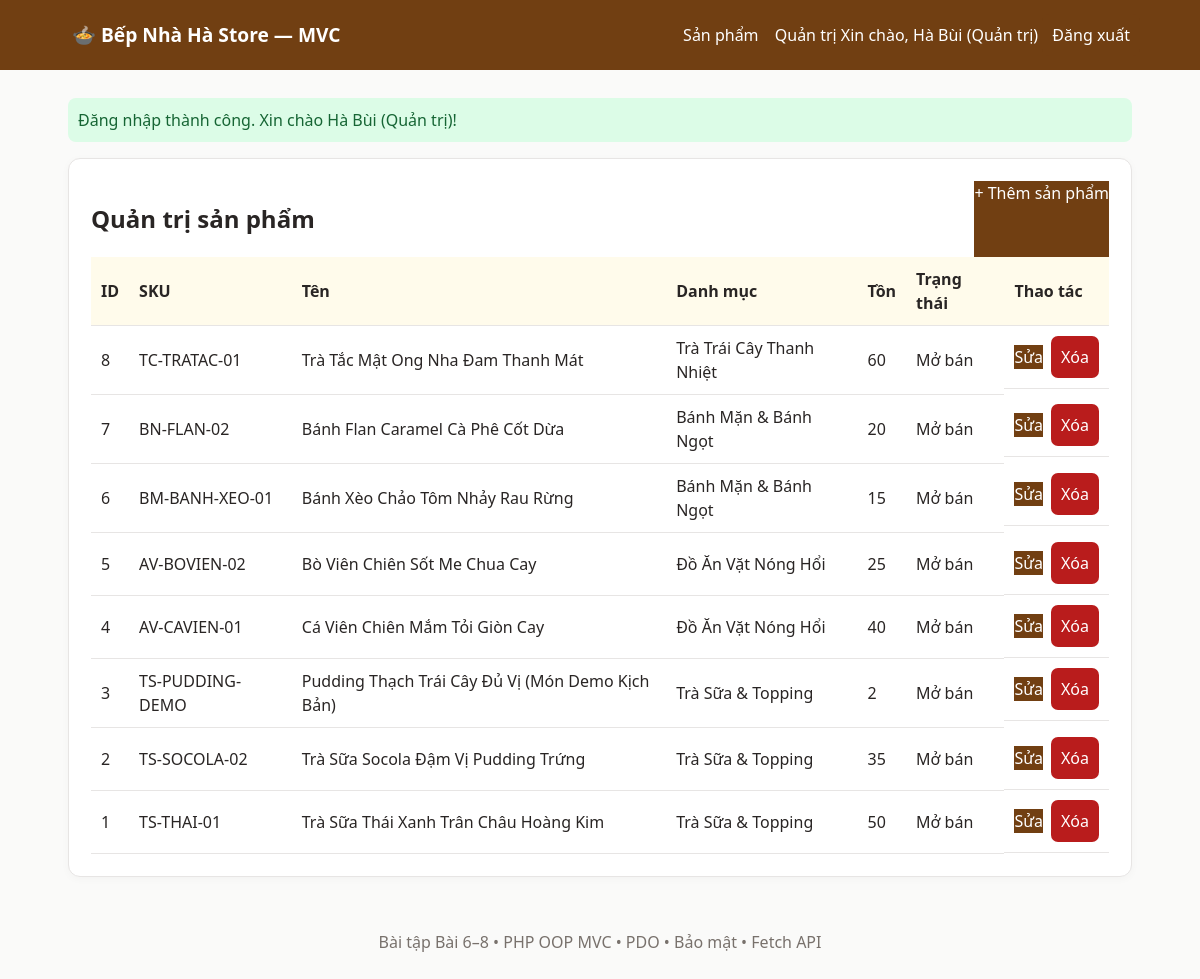
Page /index.php?route=admin/products (signed in) on the committed database.
### tables this page shows
CREATE TABLE `products` (
    `id` INT AUTO_INCREMENT PRIMARY KEY,
    `category_id` INT NOT NULL COMMENT 'Thuộc danh mục',
    `product_code` VARCHAR(50) NOT NULL UNIQUE COMMENT 'Mã SKU quản lý',
    `name` VARCHAR(200) NOT NULL COMMENT 'Tên món ăn / đồ uống',
    `slug` VARCHAR(250) NOT NULL UNIQUE COMMENT 'Đường dẫn SEO',
    `description` TEXT NULL COMMENT 'Mô tả chi tiết',
    `original_price` DECIMAL(12,2) NOT NULL DEFAULT 0.00 COMMENT 'Giá gốc',
    `sale_price` DECIMAL(12,2) NOT NULL DEFAULT 0.00 COMMENT 'Giá bán khuyến mãi',
    `stock_quantity` INT NOT NULL DEFAULT 0 COMMENT 'Số lượng tồn kho khả dụng',
    `image_url` VARCHAR(255) NULL COMMENT 'Đường dẫn ảnh món',
    `is_published` TINYINT(1) NOT NULL DEFAULT 1 COMMENT '1: Mở bán, 0: Tạm khóa bán',
    `created_at` DATETIME NOT NULL DEFAULT CURRENT_TIMESTAMP,
    `updated_at` DATETIME NOT NULL DEFAULT CURRENT_TIMESTAMP ON UPDATE CURRENT_TIMESTAMP,
    CONSTRAINT `fk_products_categories` FOREIGN KEY (`category_id`) REFERENCES `categories` (`id`) ON DELETE RESTRICT ON UPDATE CASCADE,
    CONSTRAINT `chk_stock_positive` CHECK (`stock_quantity` >= 0),
    CONSTRAINT `chk_price_positive` CHECK (`sale_price` >= 0)
);

CREATE TABLE `categories` (
    `id` INT AUTO_INCREMENT PRIMARY KEY,
    `name` VARCHAR(120) NOT NULL COMMENT 'Tên danh mục món',
    `slug` VARCHAR(150) NOT NULL UNIQUE COMMENT 'Đường dẫn tĩnh phục vụ SEO',
    `description` TEXT NULL COMMENT 'Mô tả danh mục',
    `is_active` TINYINT(1) NOT NULL DEFAULT 1 COMMENT 'Trạng thái hiển thị',
    `display_order` INT NOT NULL DEFAULT 0 COMMENT 'Thứ tự ưu tiên hiển thị',
    `created_at` DATETIME NOT NULL DEFAULT CURRENT_TIMESTAMP
);

### src/Controller/ProductController.php (called while the page is built, shortened)
<?php
final class ProductController
{
    public function adminIndex(): void
    {
        $products = $this->products->findAllForAdmin();
        require dirname(__DIR__) . '/View/admin/products/index.php';
    }
}

### src/Core/helpers.php (called while the page is built, shortened)
<?php
function e(?string $value): string
{
    return htmlspecialchars((string) $value, ENT_QUOTES | ENT_SUBSTITUTE, 'UTF-8');
}
function url(string $route = 'products', array $params = []): string
{
    return 'index.php?' . http_build_query(['route' => $route] + $params);
}
function pullFlash(): ?array
{
    $flash = $_SESSION['flash'] ?? null;
    return $flash;
}

### src/Core/Auth.php (called while the page is built, shortened)
<?php
final class Auth
{
    public static function check(): bool
    {
        return isset($_SESSION['user_id'], $_SESSION['role']);
    }
    public static function role(): ?string
    {
        return $_SESSION['role'] ?? null;
    }
}

### src/Repository/ProductRepository.php (called while the page is built, shortened)
<?php
final class ProductRepository
{
    public function findAllForAdmin(): array
    {
        return $this->pdo->query('SELECT p.*, c.name AS category_name FROM products p JOIN categories c ON c.id = p.category_id ORDER BY p.id DESC')->fetchAll();
    }
}

### src/View/admin/products/index.php (the view)
<?php $title = 'Quản trị sản phẩm'; require dirname(__DIR__, 2) . '/layout/header.php'; ?>
<section class="card"><div class="row" style="justify-content:space-between"><h1>Quản trị sản phẩm</h1><a class="button" href="<?= url('admin/products/create') ?>">+ Thêm sản phẩm</a></div>
<div style="overflow:auto"><table><thead><tr><th>ID</th><th>SKU</th><th>Tên</th><th>Danh mục</th><th>Tồn</th><th>Trạng thái</th><th>Thao tác</th></tr></thead><tbody>
<?php foreach ($products as $product): ?><tr><td><?= (int)$product['id'] ?></td><td><?= e($product['product_code']) ?></td><td><?= e($product['name']) ?></td><td><?= e($product['category_name']) ?></td><td><?= (int)$product['stock_quantity'] ?></td><td><?= $product['is_published'] ? 'Mở bán' : 'Ẩn' ?></td><td class="actions"><a class="button" href="<?= url('admin/products/edit',['id'=>$product['id']]) ?>">Sửa</a><form method="post" action="<?= url('admin/products/delete') ?>" onsubmit="return confirm('Xóa sản phẩm này?')"><input type="hidden" name="csrf" value="<?= e(\App\Core\Auth::csrfToken()) ?>"><input type="hidden" name="id" value="<?= (int)$product['id'] ?>"><button class="danger">Xóa</button></form></td></tr><?php endforeach; ?>
</tbody></table></div></section>
<?php require dirname(__DIR__, 2) . '/layout/footer.php'; ?>

### public/index.php (shortened to what this page needs)
<?php
require dirname(__DIR__) . '/src/Core/helpers.php';
try {
    $pdo = Database::connection();
} catch (Throwable $error) {
    http_response_code(503);
    if (($_GET['route'] ?? '') === 'api/products') {
        header('Content-Type: application/json; charset=utf-8');
        echo json_encode(['ok' => false, 'message' => 'Không thể kết nối cơ sở dữ liệu.'], JSON_UNESCAPED_UNICODE);
        exit;
    }
    $title = 'Cần kết nối cơ sở dữ liệu';
    require dirname(__DIR__) . '/src/View/layout/header.php';
    echo '<section class="card"><h1>Chưa thể kết nối cơ sở dữ liệu</h1><p>Hãy bật MySQL, import <code>database/schema.sql</code> và <code>database/seed.sql</code>, sau đó kiểm tra thông tin DB trong biến môi trường hoặc <code>config/config.php</code>.</p></section>';
    require dirname(__DIR__) . '/src/View/layout/footer.php';
    exit;
}
$productController = new ProductController(new ProductRepository($pdo));
$route = $_GET['route'] ?? 'products';
switch ($route) {
    case 'admin/products': $productController->adminIndex(); break;
}

### src/View/layout/header.php (shortened to what this page needs)
<!doctype html>
<html lang="vi">
<head>
</head>
<body>
<header>
  <a class="brand" href="<?= url('products') ?>">🍲 Bếp Nhà Hà Store — MVC</a>
  <nav>
    <a href="<?= url('products') ?>">Sản phẩm</a>
    <?php if (\App\Core\Auth::role() === 'admin'): ?><a href="<?= url('admin/products') ?>">Quản trị</a><?php endif; ?>
    <?php if (\App\Core\Auth::check()): ?>
      <span>Xin chào, <?= e($_SESSION['full_name'] ?? '') ?></span>
      <form style="display:inline" method="post" action="<?= url('logout') ?>"><input type="hidden" name="csrf" value="<?= e(\App\Core\Auth::csrfToken()) ?>"><button>Đăng xuất</button></form>
    <?php else: ?><a href="<?= url('login') ?>">Đăng nhập</a><?php endif; ?>
  </nav>
</header>
<main>
<?php if ($flash = pullFlash()): ?><p class="<?= e($flash['type']) ?>"><?= e($flash['message']) ?></p><?php endif; ?>

### src/View/layout/footer.php
</main>
<footer style="text-align:center;padding:25px;color:#78716c">Bài tập Bài 6–8 • PHP OOP MVC • PDO • Bảo mật • Fetch API</footer>
</body></html>

### src/View/layout/header.php (style rules this page uses)
:root { --brown:#713f12; --cream:#fffbeb; --green:#166534; --red:#b91c1c; --ink:#292524; }
* { box-sizing:border-box; }
body { margin:0; font:16px/1.5 system-ui,sans-serif; color:var(--ink); background:#fafaf9; }
header { background:var(--brown); color:#fff; padding:14px 5%; display:flex; justify-content:space-between; align-items:center; gap:16px; }
header a { color:#fff; text-decoration:none; margin-left:12px; }
.brand { font-weight:800; font-size:1.2rem; }
main { max-width:1100px; margin:28px auto; padding:0 18px; }
.card { background:#fff; border:1px solid #e7e5e4; border-radius:12px; padding:22px; box-shadow:0 2px 8px #00000008; }
table { width:100%; border-collapse:collapse; }
th,td { border-bottom:1px solid #e7e5e4; padding:10px; text-align:left; }
th { background:var(--cream); }
input,select,textarea,button { font:inherit; padding:9px 10px; border-radius:7px; border:1px solid #a8a29e; }
button,.button { border:0; background:var(--brown); color:#fff; text-decoration:none; cursor:pointer; display:inline-block; }
.danger { background:var(--red); }
.success { background:#dcfce7;color:var(--green);padding:10px;border-radius:8px; }
.row { display:flex; gap:14px; flex-wrap:wrap; }
.actions { display:flex; gap:8px; align-items:center; }

### rows in the picture
products: id "8", product_code "TC-TRATAC-01", name "Trà Tắc Mật Ong Nha Đam Thanh Mát", category.name "Trà Trái Cây Thanh Nhiệt", stock_quantity "60", is_published "Mở bán"
products: id "7", product_code "BN-FLAN-02", name "Bánh Flan Caramel Cà Phê Cốt Dừa", category.name "Bánh Mặn & Bánh Ngọt", stock_quantity "20", is_published "Mở bán"
products: id "6", product_code "BM-BANH-XEO-01", name "Bánh Xèo Chảo Tôm Nhảy Rau Rừng", category.name "Bánh Mặn & Bánh Ngọt", stock_quantity "15", is_published "Mở bán"
products: id "5", product_code "AV-BOVIEN-02", name "Bò Viên Chiên Sốt Me Chua Cay", category.name "Đồ Ăn Vặt Nóng Hổi", stock_quantity "25", is_published "Mở bán"
products: id "4", product_code "AV-CAVIEN-01", name "Cá Viên Chiên Mắm Tỏi Giòn Cay", category.name "Đồ Ăn Vặt Nóng Hổi", stock_quantity "40", is_published "Mở bán"
products: id "3", product_code "TS-PUDDING-DEMO", name "Pudding Thạch Trái Cây Đủ Vị (Món Demo Kịch Bản)", category.name "Trà Sữa & Topping", stock_quantity "2", is_published "Mở bán"
products: id "2", product_code "TS-SOCOLA-02", name "Trà Sữa Socola Đậm Vị Pudding Trứng", category.name "Trà Sữa & Topping", stock_quantity "35", is_published "Mở bán"
products: id "1", product_code "TS-THAI-01", name "Trà Sữa Thái Xanh Trân Châu Hoàng Kim", category.name "Trà Sữa & Topping", stock_quantity "50", is_published "Mở bán"

### other values in the picture
$_SESSION['full_name'] "Hà Bùi (Quản trị)"
$flash['message'] "Đăng nhập thành công. Xin chào Hà Bùi (Quản trị)!"
